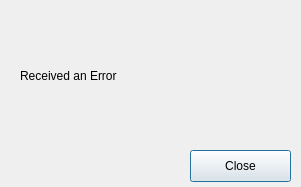
<?xml version="1.0" encoding="UTF-8"?>
<ui version="4.0">
 <class>ErrorDialog</class>
 <widget class="QDialog" name="ErrorDialog">
  <property name="geometry">
   <rect>
    <x>0</x>
    <y>0</y>
    <width>301</width>
    <height>187</height>
   </rect>
  </property>
  <property name="windowTitle">
   <string>Dialog</string>
  </property>
  <widget class="QLabel" name="ErrorMsgLabel">
   <property name="geometry">
    <rect>
     <x>20</x>
     <y>10</y>
     <width>261</width>
     <height>131</height>
    </rect>
   </property>
   <property name="text">
    <string>Received an Error</string>
   </property>
   <property name="alignment">
    <set>Qt::AlignLeading|Qt::AlignLeft|Qt::AlignVCenter</set>
   </property>
   <property name="wordWrap">
    <bool>true</bool>
   </property>
  </widget>
  <widget class="QPushButton" name="CloseButton">
   <property name="geometry">
    <rect>
     <x>190</x>
     <y>150</y>
     <width>101</width>
     <height>32</height>
    </rect>
   </property>
   <property name="text">
    <string>Close</string>
   </property>
  </widget>
 </widget>
 <resources/>
 <connections/>
</ui>
